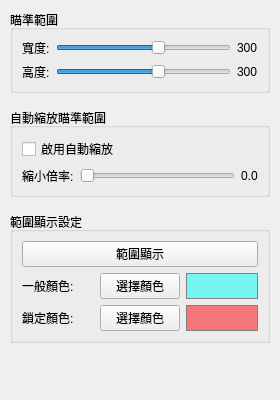
<?xml version='1.0' encoding='UTF-8'?>
<ui version="4.0">
 <class>range_tab</class>
 <widget class="QWidget" name="range_tab">
  <property name="geometry">
   <rect>
    <x>0</x>
    <y>0</y>
    <width>280</width>
    <height>400</height>
   </rect>
  </property>
  <layout class="QVBoxLayout" name="verticalLayout_range_tab">
   <property name="leftMargin">
    <number>10</number>
   </property>
   <property name="topMargin">
    <number>10</number>
   </property>
   <property name="rightMargin">
    <number>10</number>
   </property>
   <property name="bottomMargin">
    <number>10</number>
   </property>
   <property name="spacing">
    <number>15</number>
   </property>
   <item>
    <widget class="QGroupBox" name="range_groupbox">
     <property name="title">
      <string>瞄準範圍</string>
     </property>
      <layout class="QGridLayout" name="gridLayout_range">
       <item row="0" column="0">
        <widget class="QLabel" name="aim_width_label">
         <property name="text">
          <string>寬度:</string>
         </property>
        </widget>
       </item>
       <item row="0" column="1">
        <widget class="QSlider" name="aim_width_slider">
         <property name="minimum">
          <number>10</number>
         </property>
         <property name="maximum">
          <number>500</number>
         </property>
         <property name="value">
          <number>300</number>
         </property>
         <property name="singleStep">
          <number>10</number>
         </property>
         <property name="orientation">
          <enum>Qt::Horizontal</enum>
         </property>
        </widget>
       </item>
       <item row="0" column="2">
        <widget class="QLabel" name="aim_width_value_label">
         <property name="text">
          <string>300</string>
         </property>
        </widget>
       </item>
       <item row="1" column="0">
        <widget class="QLabel" name="aim_height_label">
         <property name="text">
          <string>高度:</string>
         </property>
        </widget>
       </item>
       <item row="1" column="1">
        <widget class="QSlider" name="aim_height_slider">
         <property name="minimum">
          <number>10</number>
         </property>
         <property name="maximum">
          <number>500</number>
         </property>
         <property name="value">
          <number>300</number>
         </property>
         <property name="singleStep">
          <number>10</number>
         </property>
         <property name="orientation">
          <enum>Qt::Horizontal</enum>
         </property>
        </widget>
       </item>
       <item row="1" column="2">
        <widget class="QLabel" name="aim_height_value_label">
         <property name="text">
          <string>300</string>
         </property>
        </widget>
       </item>
      </layout>
    </widget>
   </item>
   <item>
    <widget class="QGroupBox" name="auto_scale_groupbox">
     <property name="title">
      <string>自動縮放瞄準範圍</string>
     </property>
     <layout class="QGridLayout" name="gridLayout_auto_scale">
      <item row="0" column="0" colspan="3">
       <widget class="QCheckBox" name="auto_scale_aim_range_checkbox">
        <property name="text">
         <string>啟用自動縮放</string>
        </property>
       </widget>
      </item>
      <item row="1" column="0">
       <widget class="QLabel" name="auto_scale_factor_label">
        <property name="text">
         <string>縮小倍率:</string>
        </property>
       </widget>
      </item>
      <item row="1" column="1">
       <widget class="QSlider" name="auto_scale_factor_slider">
        <property name="maximum">
         <number>100</number>
        </property>
        <property name="orientation">
         <enum>Qt::Horizontal</enum>
        </property>
       </widget>
      </item>
      <item row="1" column="2">
       <widget class="QLabel" name="auto_scale_factor_value_label">
        <property name="text">
         <string>0.0</string>
        </property>
       </widget>
      </item>
     </layout>
    </widget>
   </item>
   <item>
    <widget class="QGroupBox" name="overlay_display_groupbox">
     <property name="title">
      <string>範圍顯示設定</string>
     </property>
     <layout class="QGridLayout" name="gridLayout_overlay_display">
      <item row="0" column="0" colspan="3">
       <widget class="QPushButton" name="toggle_aim_overlay_button">
        <property name="text">
         <string>範圍顯示</string>
        </property>
        <property name="checkable">
         <bool>true</bool>
        </property>
       </widget>
      </item>
      <item row="1" column="0">
       <widget class="QLabel" name="label_overlay_color">
        <property name="text">
         <string>一般顏色:</string>
        </property>
       </widget>
      </item>
      <item row="1" column="1">
       <widget class="QPushButton" name="choose_overlay_color_button">
        <property name="text">
         <string>選擇顏色</string>
        </property>
       </widget>
      </item>
      <item row="1" column="2">
       <widget class="QLabel" name="overlay_color_preview">
        <property name="minimumSize">
         <size>
          <width>20</width>
          <height>20</height>
         </size>
        </property>
        <property name="styleSheet">
         <string notr="true">background-color: rgba(0, 255, 255, 0.5); border: 1px solid gray;</string>
        </property>
        <property name="text">
         <string />
        </property>
       </widget>
      </item>
      <item row="2" column="0">
       <widget class="QLabel" name="label_lock_color">
        <property name="text">
         <string>鎖定顏色:</string>
        </property>
       </widget>
      </item>
      <item row="2" column="1">
       <widget class="QPushButton" name="choose_lock_color_button">
        <property name="text">
         <string>選擇顏色</string>
        </property>
       </widget>
      </item>
      <item row="2" column="2">
       <widget class="QLabel" name="lock_color_preview">
        <property name="minimumSize">
         <size>
          <width>20</width>
          <height>20</height>
         </size>
        </property>
        <property name="styleSheet">
         <string notr="true">background-color: rgba(255, 0, 0, 0.5); border: 1px solid gray;</string>
        </property>
        <property name="text">
         <string />
        </property>
       </widget>
      </item>
     </layout>
    </widget>
   </item>
   <item>
    <spacer name="verticalSpacer_range_tab">
     <property name="orientation">
      <enum>Qt::Vertical</enum>
     </property>
     <property name="sizeHint" stdset="0">
      <size>
       <width>20</width>
       <height>40</height>
      </size>
     </property>
    </spacer>
   </item>
  </layout>
 </widget>
 <resources />
 <connections />
</ui>
